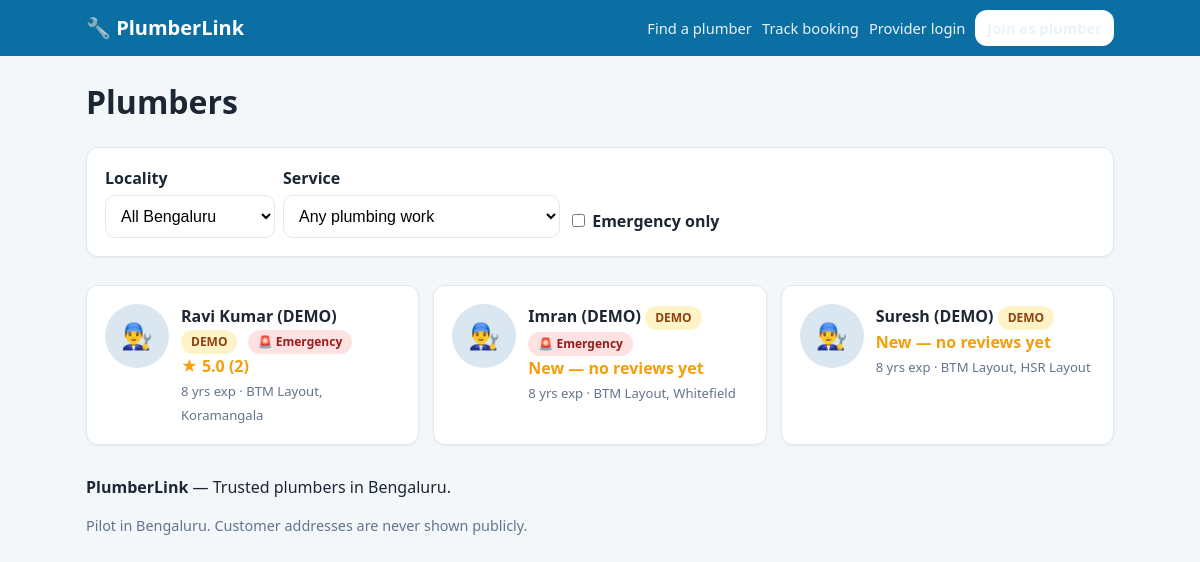
/plumbers/, run on the app's committed database.
### core/models.py (models this page shows, shortened)
class ProviderProfile(models.Model):
    user = models.OneToOneField(User, on_delete=models.CASCADE, related_name="provider_profile")
    display_name = models.CharField(max_length=120, help_text="Name shown to customers")
    phone = models.CharField(max_length=20, help_text="Customer-facing phone number")
    photo = models.ImageField(upload_to="providers/", blank=True, null=True)
    bio = models.TextField(blank=True)
    experience_years = models.PositiveSmallIntegerField(default=0)
    emergency_available = models.BooleanField(default=False)
    services = models.ManyToManyField(Service, through="ProviderService", related_name="providers")
    areas = models.ManyToManyField(Locality, related_name="providers", help_text="Localities served")
    work_start = models.TimeField(default="09:00")
    work_end = models.TimeField(default="19:00")
    work_days = models.CharField(
        max_length=60, default="Mon,Tue,Wed,Thu,Fri,Sat",
        help_text="Comma-separated, e.g. Mon,Tue,Wed,Thu,Fri,Sat",
    )
    is_available = models.BooleanField(default=True, help_text="Master on/off switch for new bookings")
    is_approved = models.BooleanField(default=False, help_text="Admin approval — unapproved profiles are hidden")
    is_featured = models.BooleanField(default=False, help_text="Pinned to the top of listings")
    is_demo = models.BooleanField(default=False, help_text="Sample data — clearly badged in the UI")
    rating_avg = models.FloatField(default=0.0)
    rating_count = models.PositiveIntegerField(default=0)
    created_at = models.DateTimeField(auto_now_add=True)
    updated_at = models.DateTimeField(auto_now=True)
    class Meta:
        ordering = ["-is_featured", "-rating_avg", "display_name"]

class Locality(models.Model):
    name = models.CharField(max_length=100, unique=True)
    slug = models.SlugField(max_length=100, unique=True, blank=True)
    city = models.CharField(max_length=100, default="Bengaluru")
    active = models.BooleanField(default=True)
    class Meta:
        ordering = ["name"]
        verbose_name_plural = "localities"
    def __str__(self):
        return f"{self.name}"

### core/views.py (the view)
# urls.py: path("plumbers/", v.provider_list, name="provider_list"),
def provider_list(request):
    providers = (ProviderProfile.objects
                 .filter(is_approved=True, is_available=True)
                 .select_related("user")
                 .prefetch_related("areas", "offered_services__service"))
    locality_slug = request.GET.get("locality", "")
    service_id = request.GET.get("service", "")
    emergency = request.GET.get("emergency", "")
    locality = None
    if locality_slug:
        locality = get_object_or_404(Locality, slug=locality_slug, active=True)
        providers = providers.filter(areas=locality)
    service = None
    if service_id:
        service = get_object_or_404(Service, pk=service_id, active=True)
        providers = providers.filter(offered_services__service=service)
    if emergency:
        providers = providers.filter(emergency_available=True)
    return render(request, "core/provider_list.html", {
        "providers": providers.distinct(),
        "localities": Locality.objects.filter(active=True),
        "services": Service.objects.filter(active=True, category__slug="plumber").order_by("sort_order"),
        "locality": locality, "service": service, "emergency": emergency,
    })

### core/context_processors.py (called while the page is built)
def site(request):
    return {
        "brand_name": "PlumberLink",
        "brand_tagline": "Trusted plumbers in Bengaluru",
        "service_categories": ServiceCategory.objects.all().prefetch_related("services"),
        "platform": PlatformSettings.get(),
    }

### core/models.py (called while the page is built)
    @classmethod
    def get(cls) -> "PlatformSettings":
        obj, _ = cls.objects.get_or_create(pk=1)
        return obj

### core/templates/core/provider_list.html (shortened to what this page needs)
{% extends "core/base.html" %}
{% block content %}
<h1>Plumbers{% if locality %} in {{ locality.name }}{% endif %}</h1>
<form class="card" method="get" style="display:flex;gap:8px;flex-wrap:wrap;align-items:end">
  <div class="field" style="margin:0;min-width:170px">
    <label>Locality</label>
    <select name="locality" onchange="this.form.submit()">
      <option value="">All Bengaluru</option>
    </select>
  </div>
  <div class="field" style="margin:0;min-width:170px">
    <label>Service</label>
    <select name="service" onchange="this.form.submit()">
      <option value="">Any plumbing work</option>
    </select>
  </div>
  <div class="field" style="margin:0">
    <label><input type="checkbox" name="emergency" value="1" {% if emergency %}checked{% endif %} onchange="this.form.submit()"> Emergency only</label>
  </div>
</form>
{% if providers %}
<div class="grid">
  {% for p in providers %}
  <a class="card pro-card" style="text-decoration:none;color:inherit" href="{% url 'provider_detail' p.id %}">
    {% if p.photo %}<img class="avatar" src="{{ p.photo.url }}" alt="{{ p.display_name }}">
    {% else %}<div class="avatar">👨‍🔧</div>{% endif %}
    <div>
      <strong>{{ p.display_name }}</strong>
      {% if p.is_demo %}<span class="badge badge-demo">DEMO</span>{% endif %}
      {% if p.emergency_available %}<span class="badge badge-emergency">🚨 Emergency</span>{% endif %}
      <br>
      <span class="stars">{% if p.rating_count %}★ {{ p.rating_avg }} ({{ p.rating_count }}){% else %}New — no reviews yet{% endif %}</span><br>
      <span class="muted small">{{ p.experience_years }} yrs exp · {{ p.areas.all|join:", " }}</span>
    </div>
  </a>
  {% endfor %}
</div>
{% else %}
<div class="card"><p>No plumbers listed for this search yet. Try another locality, or <a href="{% url 'home' %}">go back</a>.</p></div>
{% endif %}
{% endblock %}

### core/static/core/css/style.css (style rules this page uses)
:root { --brand:#0b6fa4; --brand-d:#085a86; --accent:#f59e0b; --bg:#f4f7fa; --card:#ffffff; --ink:#1c2733; --muted:#64748b; --line:#e2e8f0; --ok:#16a34a; --warn:#d97706; --bad:#dc2626; --radius:12px; }
* { box-sizing:border-box }
body { margin:0;font-family:system-ui,-apple-system,"Segoe UI",Roboto,Arial,sans-serif; background:var(--bg);color:var(--ink);line-height:1.5 }
.card { background:var(--card);border:1px solid var(--line);border-radius:var(--radius); padding:18px;margin:14px 0;box-shadow:0 1px 3px rgba(0,0,0,.05) }
.muted { color:var(--muted);font-size:.9rem }
.small { font-size:.82rem }
.grid { display:grid;grid-template-columns:repeat(auto-fill,minmax(270px,1fr));gap:14px }
.pro-card { display:flex;gap:12px;align-items:flex-start }
.avatar { width:64px;height:64px;border-radius:50%;object-fit:cover;background:#dbe7f0;flex-shrink:0; display:flex;align-items:center;justify-content:center;font-size:1.6rem }
.stars { color:var(--accent);font-weight:700 }
.badge { display:inline-block;font-size:.75rem;font-weight:700;padding:3px 10px;border-radius:999px; background:#e0f2fe;color:#075985;margin-right:6px }
.badge-demo { background:#fef3c7;color:#92400e }
.badge-emergency { background:#fee2e2;color:#991b1b }
form .field { margin:12px 0 }
form label { display:block;font-weight:600;margin-bottom:5px }
form input[type=text],form input[type=number],form input[type=date],form input[type=time], form input[type=password],form select,form textarea { width:100%;padding:11px;border:1.5px solid var(--line);border-radius:10px;font-size:1rem;background:#fff }

### data on the page
ProviderProfile: display_name "Ravi Kumar (DEMO)", is_demo "DEMO", emergency_available "🚨 Emergency", rating_avg "5.0", rating_count "2", experience_years "8", areas.all "BTM Layout, Koramangala"
ProviderProfile: display_name "Imran (DEMO)", is_demo "DEMO", emergency_available "🚨 Emergency", rating_count "New — no reviews yet", experience_years "8", areas.all "BTM Layout, Whitefield"
ProviderProfile: display_name "Suresh (DEMO)", is_demo "DEMO", rating_count "New — no reviews yet", experience_years "8", areas.all "BTM Layout, HSR Layout"

### other printed values
{{ brand_name }} "PlumberLink"
{{ brand_tagline }} "Trusted plumbers in Bengaluru"
